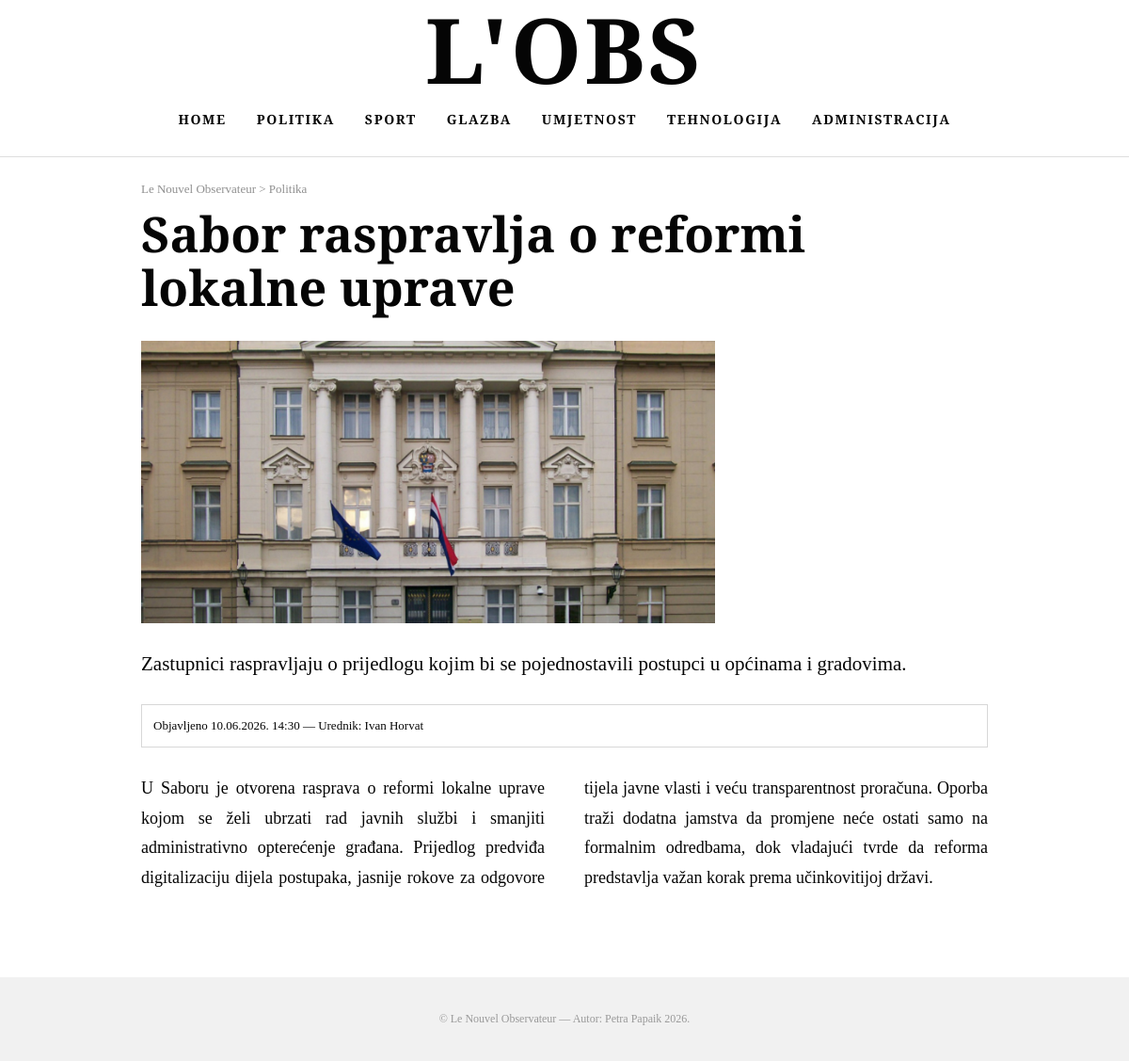
The app's page /clanak.php?id=2 with its own data.
### tables this page shows
CREATE TABLE `kategorije` (
  `id_kategorija` int NOT NULL,
  `naziv` varchar(100) NOT NULL
);

CREATE TABLE `vijesti` (
  `id_vijest` int NOT NULL,
  `naslov` varchar(255) NOT NULL,
  `sazetak` text NOT NULL,
  `tekst` longtext NOT NULL,
  `slika` varchar(255) NOT NULL,
  `datum_objave` datetime DEFAULT CURRENT_TIMESTAMP,
  `id_kategorija` int NOT NULL,
  `id_admin` int NOT NULL
);

CREATE TABLE `admini` (
  `id_admin` int NOT NULL,
  `ime` varchar(50) NOT NULL,
  `prezime` varchar(50) NOT NULL,
  `korisnicko_ime` varchar(50) NOT NULL,
  `lozinka` varchar(255) NOT NULL
);

### functions.php (called while the page is built, shortened)
<?php
function e($value) {
    return htmlspecialchars((string)$value, ENT_QUOTES, 'UTF-8');
}
function categoryKey($name) {
    $map = array(
        'Politika' => 'politika',
        'Sport' => 'sport',
        'Glazba' => 'glazba',
        'Umjetnost' => 'umjetnost',
        'Tehnologija' => 'tehnologija'
    );
    return $map[$name] ?? strtolower($name);
}
function formatDateHr($date) {
    return date('d.m.Y. H:i', strtotime($date));
}
function fetchCategories($dbc) {
    $categories = array();
    $query = "SELECT id_kategorija, naziv FROM kategorije ORDER BY id_kategorija ASC";
    $result = mysqli_query($dbc, $query);
    while ($row = mysqli_fetch_assoc($result)) {
        $categories[] = $row;
    }
    return $categories;
}
?>

### clanak.php (the view, shortened to what this page needs)
<?php
require 'db.php';
require 'functions.php';
$categoriesForMenu = fetchCategories($dbc);
$id = isset($_GET['id']) ? (int)$_GET['id'] : 0;
$stmt = mysqli_prepare($dbc, "SELECT v.id_vijest, v.naslov, v.sazetak, v.tekst, v.slika, v.datum_objave, k.naziv AS kategorija, a.ime, a.prezime
                              FROM vijesti v
                              INNER JOIN kategorije k ON v.id_kategorija = k.id_kategorija
                              INNER JOIN admini a ON v.id_admin = a.id_admin
                              WHERE v.id_vijest = ?
                              LIMIT 1");
mysqli_stmt_bind_param($stmt, 'i', $id);
mysqli_stmt_execute($stmt);
$result = mysqli_stmt_get_result($stmt);
$article = mysqli_fetch_assoc($result);
?>
<!DOCTYPE html>
<html lang="hr">
<head>
<link rel="stylesheet" href="style.css?v=2">
</head>
<body>
<?php include 'header.php'; ?>
<main class="article-page container">
    <?php if (!$article): ?>
        <section class="empty-state article-empty">Članak nije pronađen.</section>
    <?php else: ?>
        <div class="breadcrumb">
            <a href="index.php">Le Nouvel Observateur</a> &gt;
            <a href="kategorija.php?kategorija=<?php echo urlencode(categoryKey($article['kategorija'])); ?>"><?php echo e($article['kategorija']); ?></a>
        </div>
        <article class="single-article newspaper-article">
            <h2><?php echo e($article['naslov']); ?></h2>
            <img class="article-image" src="images/<?php echo e($article['slika']); ?>" alt="<?php echo e($article['naslov']); ?>">
            <p class="lead"><?php echo e($article['sazetak']); ?></p>
            <div class="date-box">
                Objavljeno <?php echo formatDateHr($article['datum_objave']); ?> — Urednik: <?php echo e($article['ime'] . ' ' . $article['prezime']); ?>
            </div>
            <div class="article-body">
                <?php echo nl2br(e($article['tekst'])); ?>
            </div>
        </article>
    <?php endif; ?>
</main>
<?php include 'footer.php'; ?>
</body>
</html>

### header.php (shortened to what this page needs)
<?php
require_once 'functions.php';
?>
<header class="site-header">
    <h1 class="logo"><a href="index.php">L'OBS</a></h1>
    <nav class="main-nav">
        <a href="index.php">Home</a>
        <?php foreach ($categoriesForMenu as $categoryItem): ?>
            <a href="kategorija.php?kategorija=<?php echo urlencode(categoryKey($categoryItem['naziv'])); ?>">
                <?php echo e($categoryItem['naziv']); ?>
            </a>
        <?php endforeach; ?>
        <a href="administrator.php">Administracija</a>
    </nav>
</header>

### style.css (style rules this page uses)
* { box-sizing: border-box; }
html { scroll-behavior: smooth; }
body { margin: 0; color: #050505; background: #ffffff; font-family: 'Libre Baskerville', Georgia, serif; }
a { color: inherit; text-decoration: none; }
img { max-width: 100%; }
.container { max-width: 980px; margin: 0 auto; }
.site-header { text-align: center; border-bottom: 1px solid #dedede; padding: 6px 16px 22px; background: #fff; }
.logo { margin: 0 0 14px; font-family: 'Bodoni Moda', Didot, serif; font-size: clamp(46px, 8vw, 108px); font-weight: 800; letter-spacing: 3px; line-height: 0.95; text-transform: uppercase; }
.main-nav { display: flex; justify-content: center; align-items: center; gap: 32px; flex-wrap: wrap; font-family: 'Libre Baskerville', Georgia, serif; font-size: 14px; font-weight: 800; letter-spacing: 1.6px; text-transform: uppercase; }
.main-nav a { padding: 6px 0; border-bottom: 2px solid transparent; }
.article-page { max-width: 900px; padding-top: 26px; padding-bottom: 90px; }
.breadcrumb { color: #8f8f8f; font-family: 'Libre Baskerville', Georgia, serif; font-size: 13px; margin-bottom: 10px; }
.single-article h2 { font-size: clamp(34px, 5vw, 52px); line-height: 1.1; margin: 0 0 28px; }
.article-image { width: 610px; max-width: 100%; height: 300px; object-fit: cover; display: block; margin-bottom: 28px; background: #eee; }
.lead { max-width: 860px; font-size: 21px; line-height: 1.45; margin: 0 0 22px; }
.date-box { border: 1px solid #d7d7d7; padding: 14px 12px; font-family: 'Libre Baskerville', Georgia, serif; font-size: 13px; margin: 28px 0; }
.article-body { font-size: 18px; line-height: 1.75; column-count: 2; column-gap: 42px; text-align: justify; }

### records on screen
kategorije: naziv "POLITIKA"
kategorije: naziv "SPORT"
kategorije: naziv "GLAZBA"
kategorije: naziv "UMJETNOST"
kategorije: naziv "TEHNOLOGIJA"
vijesti: id_kategorija.naziv "Politika", naslov "Sabor raspravlja o reformi lokalne uprave", slika (picture), sazetak "Zastupnici raspravljaju o prijedlogu kojim bi se pojednostavili postupci u općinama i gradovima.", datum_objave "10.06.2026. 14:30", id_admin.prezime "Ivan Horvat", tekst "U Saboru je otvorena rasprava o reformi lokalne uprave kojom se želi ubrzati rad javnih službi i smanjiti administrativno opterećenje građana. Prijedlog predviđa digitalizaciju dijela postupaka, jasnije rokove za odgovore tijela javne vlasti i veću transparentnost proračuna. Oporba traži dodatna jamstva da promjene neće ostati samo na formalnim odredbama, dok vladajući tvrde da reforma predstavlja važan korak prema učinkovitijoj državi."
